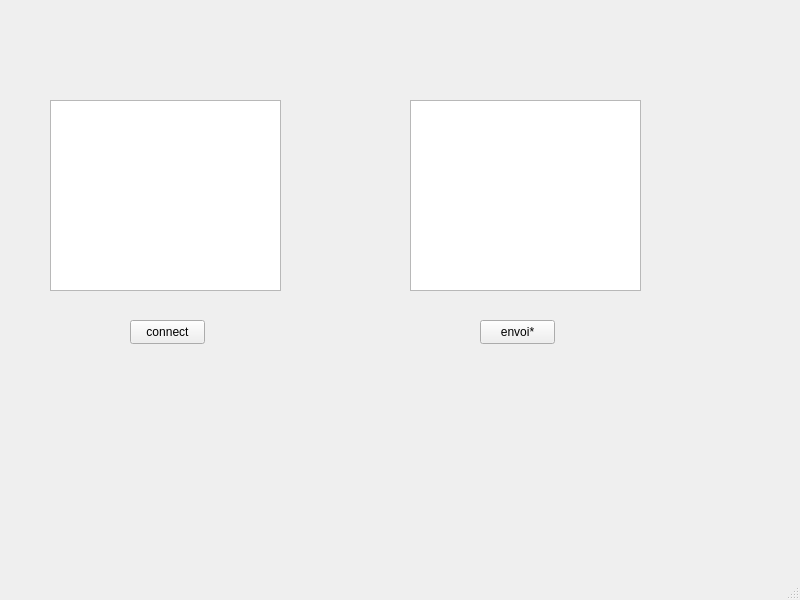
<?xml version="1.0" encoding="UTF-8"?>
<ui version="4.0">
 <class>MainWindow</class>
 <widget class="QMainWindow" name="MainWindow">
  <property name="geometry">
   <rect>
    <x>0</x>
    <y>0</y>
    <width>800</width>
    <height>600</height>
   </rect>
  </property>
  <property name="windowTitle">
   <string>MainWindow</string>
  </property>
  <widget class="QWidget" name="centralwidget">
   <widget class="QTextEdit" name="connect">
    <property name="geometry">
     <rect>
      <x>50</x>
      <y>100</y>
      <width>231</width>
      <height>191</height>
     </rect>
    </property>
   </widget>
   <widget class="QTextEdit" name="msg">
    <property name="geometry">
     <rect>
      <x>410</x>
      <y>100</y>
      <width>231</width>
      <height>191</height>
     </rect>
    </property>
   </widget>
   <widget class="QPushButton" name="drop">
    <property name="geometry">
     <rect>
      <x>480</x>
      <y>320</y>
      <width>75</width>
      <height>24</height>
     </rect>
    </property>
    <property name="text">
     <string>envoi*</string>
    </property>
   </widget>
   <widget class="QPushButton" name="co">
    <property name="geometry">
     <rect>
      <x>130</x>
      <y>320</y>
      <width>75</width>
      <height>24</height>
     </rect>
    </property>
    <property name="text">
     <string>connect</string>
    </property>
   </widget>
  </widget>
  <widget class="QMenuBar" name="menubar">
   <property name="geometry">
    <rect>
     <x>0</x>
     <y>0</y>
     <width>800</width>
     <height>22</height>
    </rect>
   </property>
  </widget>
  <widget class="QStatusBar" name="statusbar"/>
 </widget>
 <resources/>
 <connections/>
</ui>
